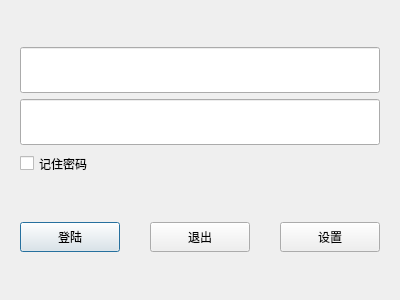
<?xml version="1.0" encoding="UTF-8"?>
<ui version="4.0">
 <class>Login</class>
 <widget class="QDialog" name="Login">
  <property name="geometry">
   <rect>
    <x>0</x>
    <y>0</y>
    <width>400</width>
    <height>300</height>
   </rect>
  </property>
  <property name="sizePolicy">
   <sizepolicy hsizetype="Fixed" vsizetype="Fixed">
    <horstretch>0</horstretch>
    <verstretch>0</verstretch>
   </sizepolicy>
  </property>
  <property name="minimumSize">
   <size>
    <width>400</width>
    <height>300</height>
   </size>
  </property>
  <property name="maximumSize">
   <size>
    <width>400</width>
    <height>300</height>
   </size>
  </property>
  <property name="windowTitle">
   <string>Login</string>
  </property>
  <layout class="QGridLayout" name="gridLayout">
   <property name="leftMargin">
    <number>0</number>
   </property>
   <property name="topMargin">
    <number>0</number>
   </property>
   <property name="rightMargin">
    <number>0</number>
   </property>
   <property name="bottomMargin">
    <number>0</number>
   </property>
   <property name="spacing">
    <number>0</number>
   </property>
   <item row="0" column="0">
    <layout class="QVBoxLayout" name="verticalLayout_2">
     <property name="spacing">
      <number>0</number>
     </property>
     <item>
      <spacer name="verticalSpacer_2">
       <property name="orientation">
        <enum>Qt::Vertical</enum>
       </property>
       <property name="sizeType">
        <enum>QSizePolicy::Fixed</enum>
       </property>
       <property name="sizeHint" stdset="0">
        <size>
         <width>20</width>
         <height>20</height>
        </size>
       </property>
      </spacer>
     </item>
     <item>
      <layout class="QHBoxLayout" name="horizontalLayout_3">
       <property name="spacing">
        <number>0</number>
       </property>
       <item>
        <spacer name="horizontalSpacer_4">
         <property name="orientation">
          <enum>Qt::Horizontal</enum>
         </property>
         <property name="sizeType">
          <enum>QSizePolicy::Fixed</enum>
         </property>
         <property name="sizeHint" stdset="0">
          <size>
           <width>20</width>
           <height>20</height>
          </size>
         </property>
        </spacer>
       </item>
       <item>
        <layout class="QVBoxLayout" name="verticalLayout">
         <property name="spacing">
          <number>6</number>
         </property>
         <item>
          <widget class="LineEdit" name="userEdit">
           <property name="minimumSize">
            <size>
             <width>300</width>
             <height>46</height>
            </size>
           </property>
           <property name="maximumSize">
            <size>
             <width>16777215</width>
             <height>46</height>
            </size>
           </property>
          </widget>
         </item>
         <item>
          <widget class="LineEdit" name="pwdEdit">
           <property name="minimumSize">
            <size>
             <width>300</width>
             <height>46</height>
            </size>
           </property>
           <property name="maximumSize">
            <size>
             <width>16777215</width>
             <height>46</height>
            </size>
           </property>
          </widget>
         </item>
         <item>
          <layout class="QHBoxLayout" name="horizontalLayout_2">
           <property name="spacing">
            <number>0</number>
           </property>
           <item>
            <widget class="QCheckBox" name="save_pwd">
             <property name="minimumSize">
              <size>
               <width>0</width>
               <height>25</height>
              </size>
             </property>
             <property name="maximumSize">
              <size>
               <width>16777215</width>
               <height>25</height>
              </size>
             </property>
             <property name="text">
              <string>记住密码</string>
             </property>
            </widget>
           </item>
           <item>
            <spacer name="horizontalSpacer">
             <property name="orientation">
              <enum>Qt::Horizontal</enum>
             </property>
             <property name="sizeHint" stdset="0">
              <size>
               <width>208</width>
               <height>20</height>
              </size>
             </property>
            </spacer>
           </item>
          </layout>
         </item>
         <item>
          <spacer name="verticalSpacer">
           <property name="orientation">
            <enum>Qt::Vertical</enum>
           </property>
           <property name="sizeType">
            <enum>QSizePolicy::Fixed</enum>
           </property>
           <property name="sizeHint" stdset="0">
            <size>
             <width>20</width>
             <height>40</height>
            </size>
           </property>
          </spacer>
         </item>
         <item>
          <layout class="QHBoxLayout" name="horizontalLayout">
           <property name="spacing">
            <number>0</number>
           </property>
           <item>
            <widget class="QPushButton" name="login_btn">
             <property name="sizePolicy">
              <sizepolicy hsizetype="Fixed" vsizetype="Fixed">
               <horstretch>0</horstretch>
               <verstretch>0</verstretch>
              </sizepolicy>
             </property>
             <property name="minimumSize">
              <size>
               <width>100</width>
               <height>30</height>
              </size>
             </property>
             <property name="maximumSize">
              <size>
               <width>100</width>
               <height>30</height>
              </size>
             </property>
             <property name="text">
              <string>登陆</string>
             </property>
            </widget>
           </item>
           <item>
            <spacer name="horizontalSpacer_3">
             <property name="orientation">
              <enum>Qt::Horizontal</enum>
             </property>
             <property name="sizeType">
              <enum>QSizePolicy::Expanding</enum>
             </property>
             <property name="sizeHint" stdset="0">
              <size>
               <width>20</width>
               <height>20</height>
              </size>
             </property>
            </spacer>
           </item>
           <item>
            <widget class="QPushButton" name="exit_btn">
             <property name="sizePolicy">
              <sizepolicy hsizetype="Fixed" vsizetype="Fixed">
               <horstretch>0</horstretch>
               <verstretch>0</verstretch>
              </sizepolicy>
             </property>
             <property name="minimumSize">
              <size>
               <width>100</width>
               <height>30</height>
              </size>
             </property>
             <property name="maximumSize">
              <size>
               <width>100</width>
               <height>30</height>
              </size>
             </property>
             <property name="text">
              <string>退出</string>
             </property>
            </widget>
           </item>
           <item>
            <spacer name="horizontalSpacer_2">
             <property name="orientation">
              <enum>Qt::Horizontal</enum>
             </property>
             <property name="sizeType">
              <enum>QSizePolicy::Expanding</enum>
             </property>
             <property name="sizeHint" stdset="0">
              <size>
               <width>20</width>
               <height>20</height>
              </size>
             </property>
            </spacer>
           </item>
           <item>
            <widget class="QPushButton" name="config_btn">
             <property name="sizePolicy">
              <sizepolicy hsizetype="Fixed" vsizetype="Fixed">
               <horstretch>0</horstretch>
               <verstretch>0</verstretch>
              </sizepolicy>
             </property>
             <property name="minimumSize">
              <size>
               <width>100</width>
               <height>30</height>
              </size>
             </property>
             <property name="maximumSize">
              <size>
               <width>100</width>
               <height>30</height>
              </size>
             </property>
             <property name="text">
              <string>设置</string>
             </property>
            </widget>
           </item>
          </layout>
         </item>
        </layout>
       </item>
       <item>
        <spacer name="horizontalSpacer_5">
         <property name="orientation">
          <enum>Qt::Horizontal</enum>
         </property>
         <property name="sizeType">
          <enum>QSizePolicy::Fixed</enum>
         </property>
         <property name="sizeHint" stdset="0">
          <size>
           <width>20</width>
           <height>20</height>
          </size>
         </property>
        </spacer>
       </item>
      </layout>
     </item>
     <item>
      <spacer name="verticalSpacer_3">
       <property name="orientation">
        <enum>Qt::Vertical</enum>
       </property>
       <property name="sizeType">
        <enum>QSizePolicy::Fixed</enum>
       </property>
       <property name="sizeHint" stdset="0">
        <size>
         <width>20</width>
         <height>20</height>
        </size>
       </property>
      </spacer>
     </item>
    </layout>
   </item>
  </layout>
 </widget>
 <customwidgets>
  <customwidget>
   <class>LineEdit</class>
   <extends>QLineEdit</extends>
   <header>LineEdit.h</header>
  </customwidget>
 </customwidgets>
 <resources/>
 <connections/>
</ui>
